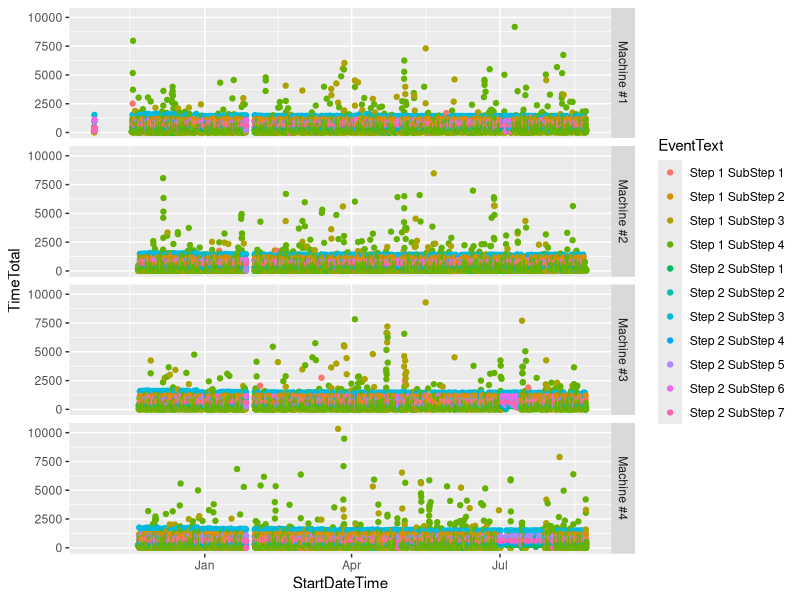
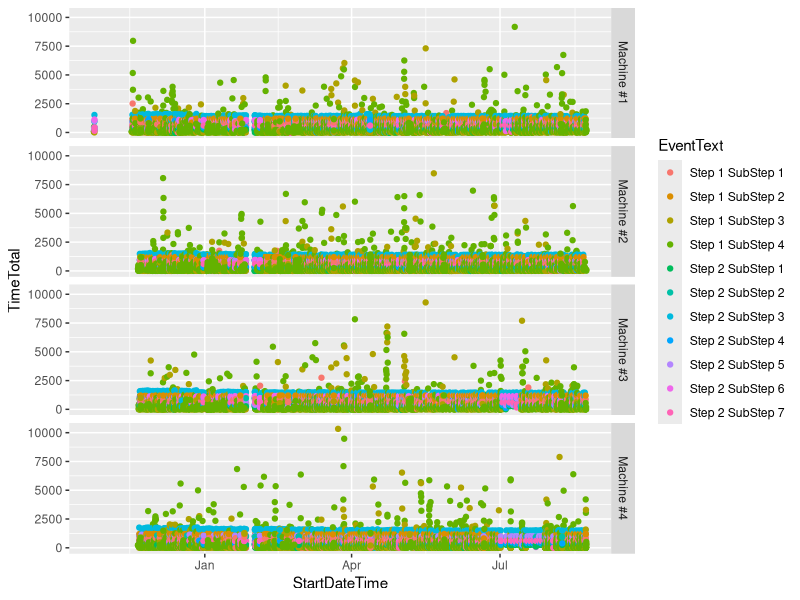
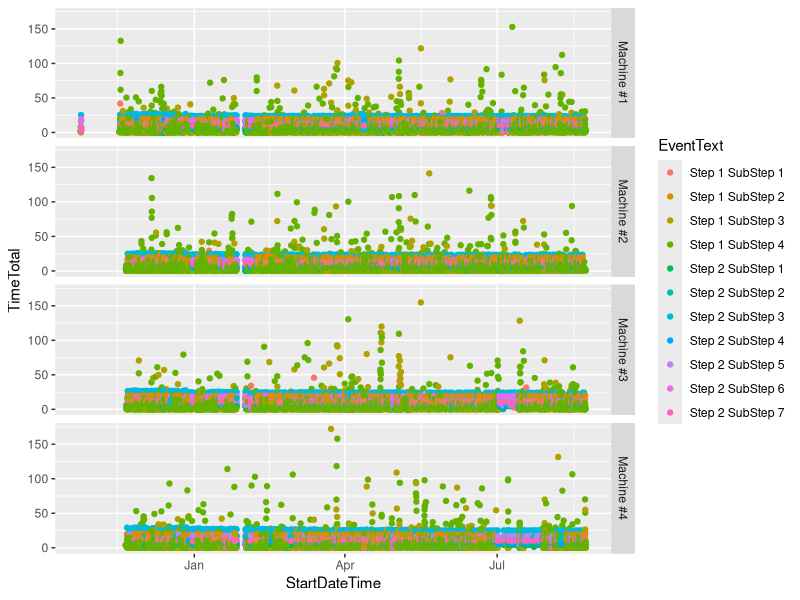

These charts were generated, in order, by the following R code:
## ---- chunk 1
library(tidyverse)
# data frame containing equipment information
DF_Equipm <- read_csv("DF_EquipmData.csv")
# data frame containing Event Names
DF_EvCode <- read_csv("DF_EvCodeData.csv")
## ---- chunk 2
# Task: Try to optimize this code...


read_csv("DF_Data.csv") %>% 
  # join to decode equipment serial number
  inner_join(DF_Equipm, by = "IDEquipment") %>% 
  # select only column needed
  select(StartDateTime, Name, EventCode, TimeTotal) %>% 
  # join to decode Event Code meaning
  inner_join(DF_EvCode, by = "EventCode") %>% 
  # select only column needed
  select(StartDateTime, TimeTotal, Name, EventText) %>% 
  # arrange by date 
  arrange(StartDateTime) %>% 
  # make a plot
  ggplot(aes(x = StartDateTime, y = TimeTotal, col = EventText)) + geom_point()+
  facet_grid(Name~.)
## ---- chunk 3
# Solution: Arrange and extra select is not really needed...

read_csv("DF_Data.csv") %>% 
  # join to decode equipment serial number
  inner_join(DF_Equipm, by = "IDEquipment") %>% 
  # join to decode Event Code meaning
  inner_join(DF_EvCode, by = "EventCode") %>% 
  # select only column needed
  select(StartDateTime, TimeTotal, Name, EventText) %>% 
  # make a plot
  ggplot(aes(x = StartDateTime, y = TimeTotal, col = EventText)) + geom_point()+
  facet_grid(Name~.)
## ---- chunk 4
read_csv("DF_Data.csv") %>% 
  mutate(TimeTotal = TimeTotal/60) %>% 
  # join to decode equipment serial number
  inner_join(DF_Equipm, by = "IDEquipment") %>% 
  # join to decode Event Code meaning
  inner_join(DF_EvCode, by = "EventCode") %>% 
  # select only column needed
  select(StartDateTime, TimeTotal, Name, EventText) %>% 
  # make a plot
  ggplot(aes(x = StartDateTime, y = TimeTotal, col = EventText)) + geom_point()+
  facet_grid(Name~.)
## ---- chunk 5
read_csv("DF_Data.csv") %>% 
  tbl_df() %>% 
  mutate(TimeTotal = TimeTotal/60) %>% 
  # join to decode equipment serial number
  inner_join(DF_Equipm, by = "IDEquipment") %>% 
  # join to decode Event Code meaning
  inner_join(DF_EvCode, by = "EventCode") %>% 
  # select only column needed
  select(TimeTotal, Name, EventText) %>% 
  # group by machine
  group_by(Name, EventText) %>% 
  # summarise
  summarise(MinTime = min(TimeTotal), 
            AvgTime = mean(TimeTotal),
            MaxTime = max(TimeTotal))
